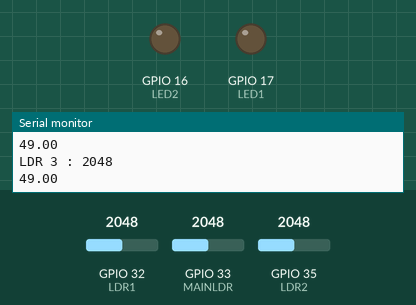
This sketch was run on a simulated ESP32. On the bench: output pins drawn as LEDs (lit = HIGH), the last lines printed to the serial monitor. The test bench sets the inputs (shaded band); at power-on: GPIO 33 (MAINLDR) = 2048, GPIO 32 (LDR1) = 2048, GPIO 35 (LDR2) = 2048. WiFi joins after 1.5 s; servers stay silent unless stated; random numbers use the default seed unless the sketch sets one; no MQTT or app messages arrive unless stated.

Above: at 2.7 s.
2.8 s: GPIO 33 (MAINLDR) set to 2558
5.5 s: GPIO 33 (MAINLDR) set to 2679
At 6.8 s:
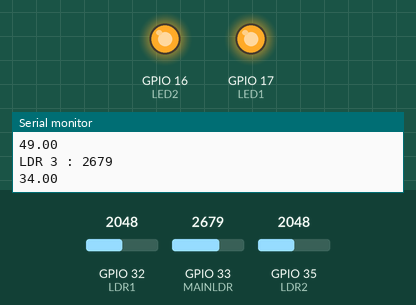
8.2 s: GPIO 33 (MAINLDR) set to 2047
At 10.0 s:
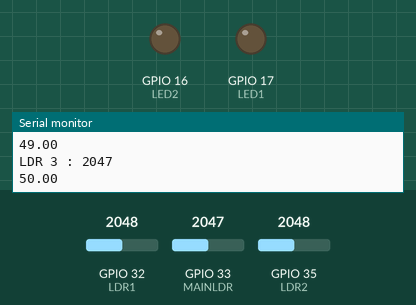
11.0 s: GPIO 33 (MAINLDR) set to 2866
At 12.8 s:
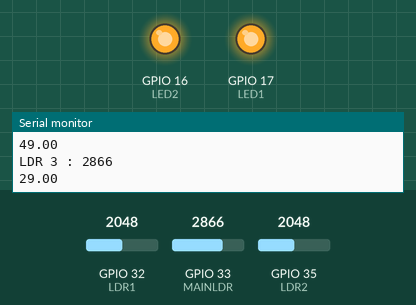
Timing chart, 0 to 14.3 s (numbered marks = the images above; inputs shaded):
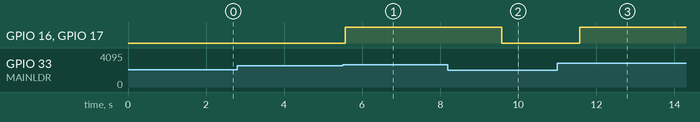

Measured:
- the behaviour switches between 2611 and 2612 on GPIO 33 (MAINLDR) (found by bisection; images 0 and 1)
- after the input at 5.5 s, GPIO 16 (LED2), GPIO 17 (LED1): LOW → HIGH after 0.07 s
- after the input at 8.2 s, GPIO 16 (LED2), GPIO 17 (LED1): HIGH → LOW after 1.4 s
- after the input at 11.0 s, GPIO 16 (LED2), GPIO 17 (LED1): LOW → HIGH after 0.58 s

The sketch:

sketch.ino
```cpp
#include <WiFi.h>
#include <PubSubClient.h>

const char* ssid = "Wokwi-GUEST";
const char* password = "";
const char* mqtt_server = "broker.hivemq.com";

WiFiClient espClient;
PubSubClient client(espClient);


#define MSG_BUFFER_SIZE  (50)
#define LED1 17
#define  LED2 16
#define LDR1 32
#define LDR2 35
#define  MAINLDR 33
int LDR1_value = 0;
int LDR2_value = 0;
int MAINLDR_value = 0;
String LED1_status = "OFF";
String LED2_status = "OFF";
String MAINLDR_status = "OFF";

void setup_wifi() {

  delay(10);
  // We start by connecting to a WiFi network
  Serial.println();
  Serial.print("Connecting to ");
  Serial.println(ssid);

  WiFi.mode(WIFI_STA);
  WiFi.begin(ssid, password);

  while (WiFi.status() != WL_CONNECTED) {
    delay(500);
    Serial.print(".");
  }

  randomSeed(micros());

  Serial.println("");
  Serial.println("WiFi connected");
  Serial.println("IP address: ");
  Serial.println(WiFi.localIP());
}


void reconnect() {
  // Loop until we're reconnected
  while (!client.connected()) {
    Serial.print("Attempting MQTT connection...");
    // Create a random client ID
    String clientId = "ESP8266Client-";
    clientId += String(random(0xffff), HEX);
    // Attempt to connect
    if (client.connect(clientId.c_str())) {
      Serial.println("Connected");
      // Once connected, publish an announcement...
      client.publish("iotfrontier/mqtt", "iotfrontier");
      // ... and resubscribe
      client.subscribe("iotfrontier/mqtt");
    } else {
      Serial.print("failed, rc=");
      Serial.print(client.state());
      Serial.println(" try again in 5 seconds");
      // Wait 5 seconds before retrying
      delay(5000);
    }
  }
}

void setup() {
  pinMode(LDR1, INPUT);
  pinMode(LDR2, INPUT);
  pinMode(MAINLDR, INPUT);
  pinMode(LED1, OUTPUT);
  pinMode(LED2, OUTPUT);
  Serial.begin(115200);
  setup_wifi();
  client.setServer(mqtt_server, 1883);

}

void loop() {

  if (!client.connected()) {
    reconnect();
  }
  client.loop();

    LDR1_value = analogRead(LDR1);
    float lux1 = (4063 - LDR1_value)*100/4031;
    Serial.print("LDR 1 : ");
    Serial.println(LDR1_value);

    Serial.println(lux1);

    LDR2_value = analogRead(LDR2);
    float lux2 = (4063 - LDR2_value)*100/4031;
    Serial.print("LDR 2 : ");
    Serial.println(LDR2_value);

    Serial.println(lux2);


    MAINLDR_value = analogRead(MAINLDR);
    float lux3 = (4063 - MAINLDR_value)*100/4031;
    Serial.print("LDR 3 : ");
    Serial.println(MAINLDR_value);
    Serial.println(lux3);
    Serial.println();

    if (lux3 > 35 ){
      digitalWrite(LED1, LOW);
      digitalWrite(LED2, LOW);
      MAINLDR_status = "OFF";
    }
    else{
      digitalWrite(LED1, HIGH);
      digitalWrite(LED2, HIGH);
      MAINLDR_status = "ON";
    }

    if (lux1 < 35 ){
      LED1_status = "OFF";
    }
    else{
      LED1_status = "ON";
    }
    if (lux2 < 35 ){
      LED2_status = "OFF";
    }
    else{
      LED2_status = "ON";
    }

    client.publish("iotfrontier/LDR1", String(LED1_status).c_str());
    client.publish("iotfrontier/LDR2", String(LED2_status).c_str());
    client.publish("iotfrontier/LDR3", String(MAINLDR_status).c_str());


  delay(2000);
}
```
